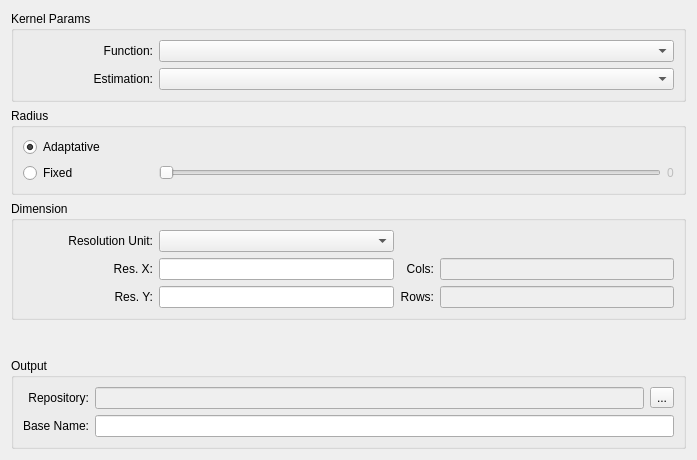
<?xml version="1.0" encoding="UTF-8"?>
<ui version="4.0">
 <class>RegionalizationRasterWizardPageForm</class>
 <widget class="QWizardPage" name="RegionalizationRasterWizardPageForm">
  <property name="geometry">
   <rect>
    <x>0</x>
    <y>0</y>
    <width>697</width>
    <height>460</height>
   </rect>
  </property>
  <property name="windowTitle">
   <string>WizardPage</string>
  </property>
  <layout class="QGridLayout" name="gridLayout_12">
   <item row="0" column="0">
    <layout class="QGridLayout" name="gridLayout_9">
     <item row="0" column="0">
      <widget class="QGroupBox" name="groupBox_4">
       <property name="title">
        <string>Kernel Params</string>
       </property>
       <property name="flat">
        <bool>true</bool>
       </property>
       <layout class="QGridLayout" name="gridLayout_13">
        <item row="0" column="0">
         <layout class="QGridLayout" name="gridLayout_6">
          <item row="0" column="0">
           <layout class="QGridLayout" name="gridLayout_5">
            <item row="0" column="0">
             <widget class="QLabel" name="label_2">
              <property name="minimumSize">
               <size>
                <width>130</width>
                <height>0</height>
               </size>
              </property>
              <property name="text">
               <string>Function:</string>
              </property>
              <property name="alignment">
               <set>Qt::AlignRight|Qt::AlignTrailing|Qt::AlignVCenter</set>
              </property>
             </widget>
            </item>
            <item row="0" column="1">
             <widget class="QComboBox" name="m_functionComboBox">
              <property name="sizePolicy">
               <sizepolicy hsizetype="MinimumExpanding" vsizetype="Fixed">
                <horstretch>0</horstretch>
                <verstretch>0</verstretch>
               </sizepolicy>
              </property>
             </widget>
            </item>
            <item row="1" column="0">
             <widget class="QLabel" name="label_3">
              <property name="minimumSize">
               <size>
                <width>130</width>
                <height>0</height>
               </size>
              </property>
              <property name="text">
               <string>Estimation:</string>
              </property>
              <property name="alignment">
               <set>Qt::AlignRight|Qt::AlignTrailing|Qt::AlignVCenter</set>
              </property>
             </widget>
            </item>
            <item row="1" column="1">
             <widget class="QComboBox" name="m_estimationComboBox">
              <property name="sizePolicy">
               <sizepolicy hsizetype="MinimumExpanding" vsizetype="Fixed">
                <horstretch>0</horstretch>
                <verstretch>0</verstretch>
               </sizepolicy>
              </property>
             </widget>
            </item>
           </layout>
          </item>
         </layout>
        </item>
       </layout>
      </widget>
     </item>
     <item row="1" column="0">
      <widget class="QGroupBox" name="groupBox">
       <property name="title">
        <string>Radius</string>
       </property>
       <property name="flat">
        <bool>true</bool>
       </property>
       <layout class="QGridLayout" name="gridLayout_3">
        <item row="0" column="0">
         <layout class="QGridLayout" name="gridLayout_2">
          <item row="0" column="0">
           <widget class="QRadioButton" name="radioButton">
            <property name="minimumSize">
             <size>
              <width>130</width>
              <height>0</height>
             </size>
            </property>
            <property name="text">
             <string>Adaptative</string>
            </property>
            <property name="checked">
             <bool>true</bool>
            </property>
           </widget>
          </item>
          <item row="1" column="0">
           <widget class="QRadioButton" name="radioButton_2">
            <property name="minimumSize">
             <size>
              <width>130</width>
              <height>0</height>
             </size>
            </property>
            <property name="text">
             <string>Fixed</string>
            </property>
           </widget>
          </item>
          <item row="1" column="1">
           <layout class="QGridLayout" name="gridLayout">
            <item row="0" column="0">
             <widget class="QSlider" name="m_radiusHorizontalSlider">
              <property name="enabled">
               <bool>false</bool>
              </property>
              <property name="orientation">
               <enum>Qt::Horizontal</enum>
              </property>
              <property name="tickPosition">
               <enum>QSlider::NoTicks</enum>
              </property>
             </widget>
            </item>
            <item row="0" column="1">
             <widget class="QLabel" name="m_radiusLabel">
              <property name="enabled">
               <bool>false</bool>
              </property>
              <property name="text">
               <string>0</string>
              </property>
             </widget>
            </item>
           </layout>
          </item>
         </layout>
        </item>
       </layout>
      </widget>
     </item>
     <item row="2" column="0">
      <widget class="QGroupBox" name="groupBox_6">
       <property name="title">
        <string>Dimension</string>
       </property>
       <property name="flat">
        <bool>true</bool>
       </property>
       <layout class="QGridLayout" name="gridLayout_8">
        <item row="0" column="0">
         <layout class="QGridLayout" name="gridLayout_7">
          <item row="0" column="0">
           <layout class="QGridLayout" name="gridLayout_4">
            <item row="0" column="0">
             <widget class="QLabel" name="label_6">
              <property name="minimumSize">
               <size>
                <width>130</width>
                <height>0</height>
               </size>
              </property>
              <property name="maximumSize">
               <size>
                <width>130</width>
                <height>16777215</height>
               </size>
              </property>
              <property name="text">
               <string>Resolution Unit:</string>
              </property>
              <property name="alignment">
               <set>Qt::AlignRight|Qt::AlignTrailing|Qt::AlignVCenter</set>
              </property>
             </widget>
            </item>
            <item row="0" column="1">
             <widget class="QComboBox" name="m_unitComboBox">
              <property name="sizePolicy">
               <sizepolicy hsizetype="MinimumExpanding" vsizetype="Fixed">
                <horstretch>0</horstretch>
                <verstretch>0</verstretch>
               </sizepolicy>
              </property>
             </widget>
            </item>
            <item row="1" column="0">
             <widget class="QLabel" name="label_9">
              <property name="minimumSize">
               <size>
                <width>130</width>
                <height>0</height>
               </size>
              </property>
              <property name="maximumSize">
               <size>
                <width>130</width>
                <height>16777215</height>
               </size>
              </property>
              <property name="text">
               <string>Res. X:</string>
              </property>
              <property name="alignment">
               <set>Qt::AlignRight|Qt::AlignTrailing|Qt::AlignVCenter</set>
              </property>
             </widget>
            </item>
            <item row="1" column="1">
             <widget class="QLineEdit" name="m_resXLineEdit">
              <property name="maximumSize">
               <size>
                <width>16777215</width>
                <height>16777215</height>
               </size>
              </property>
             </widget>
            </item>
            <item row="1" column="2">
             <widget class="QLabel" name="label_11">
              <property name="text">
               <string>Cols:</string>
              </property>
              <property name="alignment">
               <set>Qt::AlignRight|Qt::AlignTrailing|Qt::AlignVCenter</set>
              </property>
             </widget>
            </item>
            <item row="1" column="3">
             <widget class="QLineEdit" name="m_colsLineEdit">
              <property name="enabled">
               <bool>false</bool>
              </property>
              <property name="maximumSize">
               <size>
                <width>16777215</width>
                <height>16777215</height>
               </size>
              </property>
              <property name="readOnly">
               <bool>true</bool>
              </property>
             </widget>
            </item>
            <item row="2" column="0">
             <widget class="QLabel" name="label_10">
              <property name="minimumSize">
               <size>
                <width>130</width>
                <height>0</height>
               </size>
              </property>
              <property name="maximumSize">
               <size>
                <width>130</width>
                <height>16777215</height>
               </size>
              </property>
              <property name="text">
               <string>Res. Y:</string>
              </property>
              <property name="alignment">
               <set>Qt::AlignRight|Qt::AlignTrailing|Qt::AlignVCenter</set>
              </property>
             </widget>
            </item>
            <item row="2" column="1">
             <widget class="QLineEdit" name="m_resYLineEdit">
              <property name="maximumSize">
               <size>
                <width>16777215</width>
                <height>16777215</height>
               </size>
              </property>
             </widget>
            </item>
            <item row="2" column="2">
             <widget class="QLabel" name="label_12">
              <property name="text">
               <string>Rows:</string>
              </property>
              <property name="alignment">
               <set>Qt::AlignRight|Qt::AlignTrailing|Qt::AlignVCenter</set>
              </property>
             </widget>
            </item>
            <item row="2" column="3">
             <widget class="QLineEdit" name="m_rowsLineEdit">
              <property name="enabled">
               <bool>false</bool>
              </property>
              <property name="maximumSize">
               <size>
                <width>16777215</width>
                <height>16777215</height>
               </size>
              </property>
              <property name="readOnly">
               <bool>true</bool>
              </property>
             </widget>
            </item>
           </layout>
          </item>
         </layout>
        </item>
       </layout>
      </widget>
     </item>
     <item row="3" column="0">
      <spacer name="verticalSpacer">
       <property name="orientation">
        <enum>Qt::Vertical</enum>
       </property>
       <property name="sizeType">
        <enum>QSizePolicy::MinimumExpanding</enum>
       </property>
       <property name="sizeHint" stdset="0">
        <size>
         <width>20</width>
         <height>13</height>
        </size>
       </property>
      </spacer>
     </item>
     <item row="4" column="0">
      <widget class="QGroupBox" name="groupBox_5">
       <property name="sizePolicy">
        <sizepolicy hsizetype="Preferred" vsizetype="Preferred">
         <horstretch>0</horstretch>
         <verstretch>0</verstretch>
        </sizepolicy>
       </property>
       <property name="title">
        <string>Output</string>
       </property>
       <property name="flat">
        <bool>true</bool>
       </property>
       <layout class="QGridLayout" name="gridLayout_22">
        <item row="0" column="0">
         <layout class="QGridLayout" name="gridLayout_21">
          <item row="0" column="0">
           <layout class="QGridLayout" name="gridLayout_10">
            <item row="0" column="0">
             <widget class="QLabel" name="label_7">
              <property name="text">
               <string>Repository:</string>
              </property>
              <property name="alignment">
               <set>Qt::AlignRight|Qt::AlignTrailing|Qt::AlignVCenter</set>
              </property>
             </widget>
            </item>
            <item row="1" column="0">
             <widget class="QLabel" name="label_8">
              <property name="text">
               <string>Base Name:</string>
              </property>
              <property name="alignment">
               <set>Qt::AlignRight|Qt::AlignTrailing|Qt::AlignVCenter</set>
              </property>
             </widget>
            </item>
           </layout>
          </item>
          <item row="0" column="1">
           <layout class="QGridLayout" name="gridLayout_20">
            <item row="0" column="0">
             <layout class="QGridLayout" name="gridLayout_11">
              <item row="0" column="1">
               <widget class="QToolButton" name="m_targetFileToolButton">
                <property name="minimumSize">
                 <size>
                  <width>0</width>
                  <height>0</height>
                 </size>
                </property>
                <property name="text">
                 <string>...</string>
                </property>
               </widget>
              </item>
              <item row="0" column="0">
               <widget class="QLineEdit" name="m_repositoryLineEdit">
                <property name="enabled">
                 <bool>false</bool>
                </property>
               </widget>
              </item>
             </layout>
            </item>
            <item row="1" column="0">
             <widget class="QLineEdit" name="m_newLayerNameLineEdit">
              <property name="readOnly">
               <bool>false</bool>
              </property>
             </widget>
            </item>
           </layout>
          </item>
         </layout>
        </item>
       </layout>
      </widget>
     </item>
    </layout>
   </item>
  </layout>
 </widget>
 <tabstops>
  <tabstop>m_functionComboBox</tabstop>
  <tabstop>m_estimationComboBox</tabstop>
  <tabstop>radioButton</tabstop>
  <tabstop>radioButton_2</tabstop>
  <tabstop>m_radiusHorizontalSlider</tabstop>
  <tabstop>m_unitComboBox</tabstop>
  <tabstop>m_resXLineEdit</tabstop>
  <tabstop>m_resYLineEdit</tabstop>
  <tabstop>m_colsLineEdit</tabstop>
  <tabstop>m_rowsLineEdit</tabstop>
  <tabstop>m_repositoryLineEdit</tabstop>
  <tabstop>m_targetFileToolButton</tabstop>
  <tabstop>m_newLayerNameLineEdit</tabstop>
 </tabstops>
 <resources/>
 <connections>
  <connection>
   <sender>m_radiusHorizontalSlider</sender>
   <signal>valueChanged(int)</signal>
   <receiver>m_radiusLabel</receiver>
   <slot>setNum(int)</slot>
   <hints>
    <hint type="sourcelabel">
     <x>287</x>
     <y>210</y>
    </hint>
    <hint type="destinationlabel">
     <x>299</x>
     <y>210</y>
    </hint>
   </hints>
  </connection>
  <connection>
   <sender>radioButton_2</sender>
   <signal>toggled(bool)</signal>
   <receiver>m_radiusHorizontalSlider</receiver>
   <slot>setEnabled(bool)</slot>
   <hints>
    <hint type="sourcelabel">
     <x>162</x>
     <y>200</y>
    </hint>
    <hint type="destinationlabel">
     <x>223</x>
     <y>204</y>
    </hint>
   </hints>
  </connection>
  <connection>
   <sender>radioButton_2</sender>
   <signal>toggled(bool)</signal>
   <receiver>m_radiusLabel</receiver>
   <slot>setEnabled(bool)</slot>
   <hints>
    <hint type="sourcelabel">
     <x>125</x>
     <y>205</y>
    </hint>
    <hint type="destinationlabel">
     <x>298</x>
     <y>199</y>
    </hint>
   </hints>
  </connection>
 </connections>
</ui>
